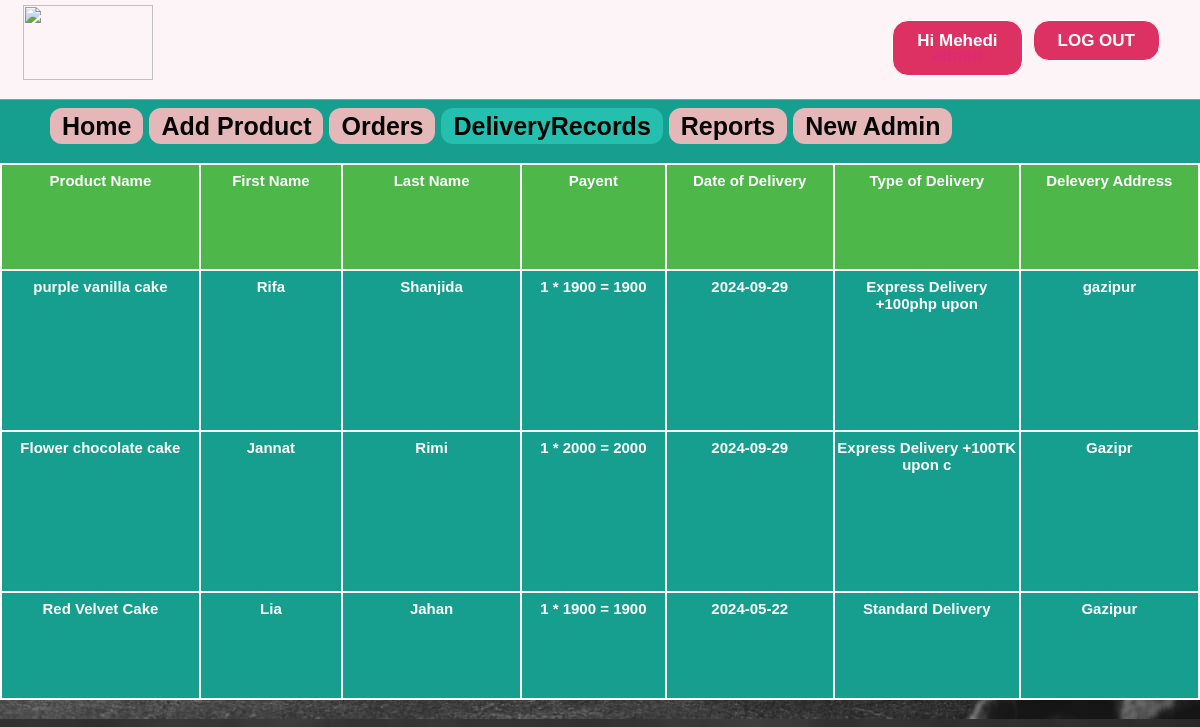
The page /admin/DeliveryRecords.php (signed in) on the database its author committed.
### tables this page shows
CREATE TABLE `orders` (
  `id` int(11) NOT NULL,
  `uid` int(11) NOT NULL,
  `pid` int(11) NOT NULL,
  `quantity` int(11) NOT NULL,
  `oplace` text NOT NULL,
  `mobile` varchar(15) NOT NULL,
  `dstatus` varchar(10) NOT NULL DEFAULT 'no',
  `odate` date NOT NULL,
  `ddate` date NOT NULL,
  `delivery` varchar(30) NOT NULL
);

CREATE TABLE `products` (
  `id` int(11) NOT NULL,
  `pName` varchar(100) NOT NULL,
  `price` int(11) NOT NULL,
  `piece` int(11) NOT NULL,
  `description` text NOT NULL,
  `available` int(11) NOT NULL,
  `item` varchar(100) NOT NULL,
  `pCode` varchar(20) NOT NULL,
  `picture` text NOT NULL
);

CREATE TABLE `user` (
  `id` int(11) NOT NULL,
  `firstName` varchar(25) NOT NULL,
  `lastName` varchar(25) NOT NULL,
  `email` varchar(100) NOT NULL,
  `mobile` varchar(20) NOT NULL,
  `address` varchar(120) NOT NULL,
  `password` varchar(100) NOT NULL,
  `confirmCode` varchar(10) NOT NULL,
  `activation` varchar(10) NOT NULL DEFAULT 'no'
);

### admin/DeliveryRecords.php (the view, shortened to what this page needs)
<?php include("../inc/connect.inc.php"); ?>
<?php
if (!isset($_SESSION['admin_login'])) {
	header("location: login.php");
	$user = "";
} else {
	$user = $_SESSION['admin_login'];
	$result = mysqli_query($con, "SELECT * FROM admin WHERE id='$user'");
	$get_user_email = mysqli_fetch_assoc($result);
	$uname_db = $get_user_email['firstName'];
	$utype_db = $get_user_email['type'];
}
?>
<!doctype html>
<html>
<head>
	<link rel="stylesheet" type="text/css" href="../css/style.css">
</head>
<body class="home-welcome-text" style="background-image: url(../image/homebackgrndimg3.jfif);">
	<div class="homepageheader">
		<div class="signinButton loginButton">
			<div class="uiloginbutton signinButton loginButton" style="margin-right: 40px;">
				<?php
				if ($user != "") {
					echo '<a style="text-decoration: none;color: #fff;" href="logout.php">LOG OUT</a>';
				}
				?>
			</div>
			<div class="uiloginbutton signinButton loginButton">
				<?php
				if ($user != "") {
					echo '<a style="text-decoration: none;color: #fff;" href="login.php">Hi ' . $uname_db . '</br><span style="color: #de2a74">' . $utype_db . '</span></a>';
				} else {
					echo '<a style="text-decoration: none;color: #fff;" href="login.php">LOG IN</a>';
				}
				?>
			</div>
		</div>
		<div style="float: left; margin: 5px 0px 0px 23px;">
			<a href="index.php">
				<img style=" height: 75px; width: 130px;" src="../image/logo.png">
			</a>
		</div>
	</div>
	<div class="categolis">
		<table>
			<tr>
				<th>
					<a href="index.php"
						style="text-decoration: none;color: #040403;padding: 4px 12px;background-color: #e6b7b8;border-radius: 12px;">Home</a>
				</th>
				<th><a href="addproduct.php"
						style="text-decoration: none;color: #040403;padding: 4px 12px;background-color: #e6b7b8;border-radius: 12px;">Add
						Product</a></th>
				<th><a href="orders.php"
						style="text-decoration: none;color: #040403;padding: 4px 12px;background-color: #e6b7b8;border-radius: 12px;">Orders</a>
				</th>
				<th><a href="DeliveryRecords.php"
						style="text-decoration: none;color: #040403;padding: 4px 12px;background-color: #24bfae;border-radius: 12px;">DeliveryRecords</a>
				</th>
				<?php
				if ($utype_db == 'admin') {
					echo '<th><a href="report.php" style="text-decoration: none;color: #040403;padding: 4px 12px;background-color: #e6b7b8;border-radius: 12px;">Reports</a></th>
								<th><a href="newadmin.php" style="text-decoration: none;color: #040403;padding: 4px 12px;background-color: #e6b7b8;;border-radius: 12px;">New Admin</a></th>';
				}
				?>
			</tr>
		</table>
	</div>
	<div>
		<table class="rightsidemenu">
			<tr style="font-weight: bold;" colspan="10" bgcolor="#4DB849">
				<th>Product Name</th>
				<th>First Name</th>
				<th>Last Name</th>
				<th>Payent</th>
				<th>Date of Delivery</th>
				<th>Type of Delivery</th>
				<th>Delevery Address</th>
			</tr>
			<tr>
				<?php include("../inc/connect.inc.php");
				$query = "SELECT * FROM orders WHERE dstatus='Yes' ORDER BY id DESC";
				$run = mysqli_query($con, $query);
				while ($row = mysqli_fetch_assoc($run)) {
					$ouid = $row['uid'];
					$opid = $row['pid'];
					$deliv = $row['delivery'];
					$query3 = "SELECT * FROM products WHERE id='$opid'";
					$run3 = mysqli_query($con, $query3);
					$row3 = mysqli_fetch_assoc($run3);
					$pname = $row3['pName'];
					$oquantity = $row['quantity'];
					$oplace = $row['oplace'];
					$ddate = $row['ddate'];
					$query1 = "SELECT * FROM user WHERE id='$ouid'";
					$run1 = mysqli_query($con, $query1);
					$row1 = mysqli_fetch_assoc($run1);
					$ofname = $row1['firstName'];
					$olname = $row1['lastName'];
					$query2 = "SELECT * FROM products WHERE id='$opid'";
					$run2 = mysqli_query($con, $query2);
					$row2 = mysqli_fetch_assoc($run2);
					$oprice = $row2['price'];
					?>
					<th><?php echo $pname; ?></th>
					<th><?php echo $ofname; ?></th>
					<th><?php echo $olname; ?></th>
					<th><?php echo '' . $oquantity . ' * ' . $oprice . ' = ' . $oquantity * $oprice . ''; ?></th>
					<th><?php echo $ddate; ?></th>
					<th><?php echo $deliv; ?></th>
					<th><?php echo $oplace; ?></th>
				</tr>
			<?php } ?>
		</table>
	</div>
</body>
</html>

### css/style.css (style rules this page uses)
html, body, div, span, applet, object, iframe, h1, h2, h3, h4, h5, h6, p, blockquote, pre, a, abbr, acronym, address, big, cite, code, del, dfn, em, img, ins, kbd, q, s, samp, small, strike, strong, sub, sup, tt, var, b, u, i, center, dl, dt, dd, ol, ul, li, fieldset, form, label, legend, table, caption, tbody, tfoot, thead, tr, th, td, article, aside, canvas, details, embed, figure, figcaption, footer, header, hgroup, menu, nav, output, ruby, section, summary, time, mark, audio, video { margin: 0; padding: 0; border: 0; font: inherit; vertical-align: baseline; box-sizing: border-box; }
body { line-height: normal; }
table { border-collapse: collapse; border-spacing: 0; }
* { margin: 0px; padding: 0px; }
body, button, input, label, select, td, textarea { font-family: Arial, Helvetica, tahoma,verdana,arial,sans-serif; font-size: 12px; }
body { width: 100%; position: relative; background-color: #ffffff; min-width: 1080px; }
.homepageheader { position: fixed; height: 100px; width: 100%; min-width: 980px; border-bottom: 1px solid #8E9D8E; margin: 0px; background-image: initial; background-position-x: initial; background-position-y: initial; background-size: initial; background-attachment: initial; background-origin: initial; background-clip: initial; background-color: #FDF4F7;; }
.loginButton .signinButton { color: #FFFFFF; background: #DE3163; border: 1px solid #FFFFFF; cursor: pointer; display: inline-block; font-weight: bold; line-height: 15px; padding: 12px 24px; border-radius: 16px; text-align: center; text-decoration: none; float: right; margin: 20px 0px 0px 10px; font-size: 17px; }
.categolis { line-height: 1.3; font-weight: bold; color: #fff; padding: 110px 0px 20px 50px; background-color: #169e8f; text-align: center; font-size: 25px; }
.categolis table tbody tr th { padding: 0px 6px 0px 0px; }
.rightsidemenu { float: right; text-align: center; width: 100%; margin: 0px; background-color: #169e8f; font-size: 15px; color: #fff; font-weight: bold; height: 537px; overflow: auto; }
.rightsidemenu th { margin-top: 5px; border: 2px solid; padding: 7px 2px; width: 10px; }

### rows shown on the page
orders: products.pName "purple vanilla cake", user.firstName "Rifa", user.lastName "Shanjida", quantity "1", products.price "1900", $oquantity*$oprice "1900", ddate "2024-09-29", delivery "Express Delivery +100php upon", oplace "gazipur"
orders: products.pName "Flower chocolate cake", user.firstName "Jannat", user.lastName "Rimi", quantity "1", products.price "2000", $oquantity*$oprice "2000", ddate "2024-09-29", delivery "Express Delivery +100TK upon c", oplace "Gazipr"
orders: products.pName "Red Velvet Cake", user.firstName "Lia", user.lastName "Jahan", quantity "1", products.price "1900", $oquantity*$oprice "1900", ddate "2024-05-22", delivery "Standard Delivery", oplace "Gazipur"

### other values the page prints
$uname_db "Mehedi"
